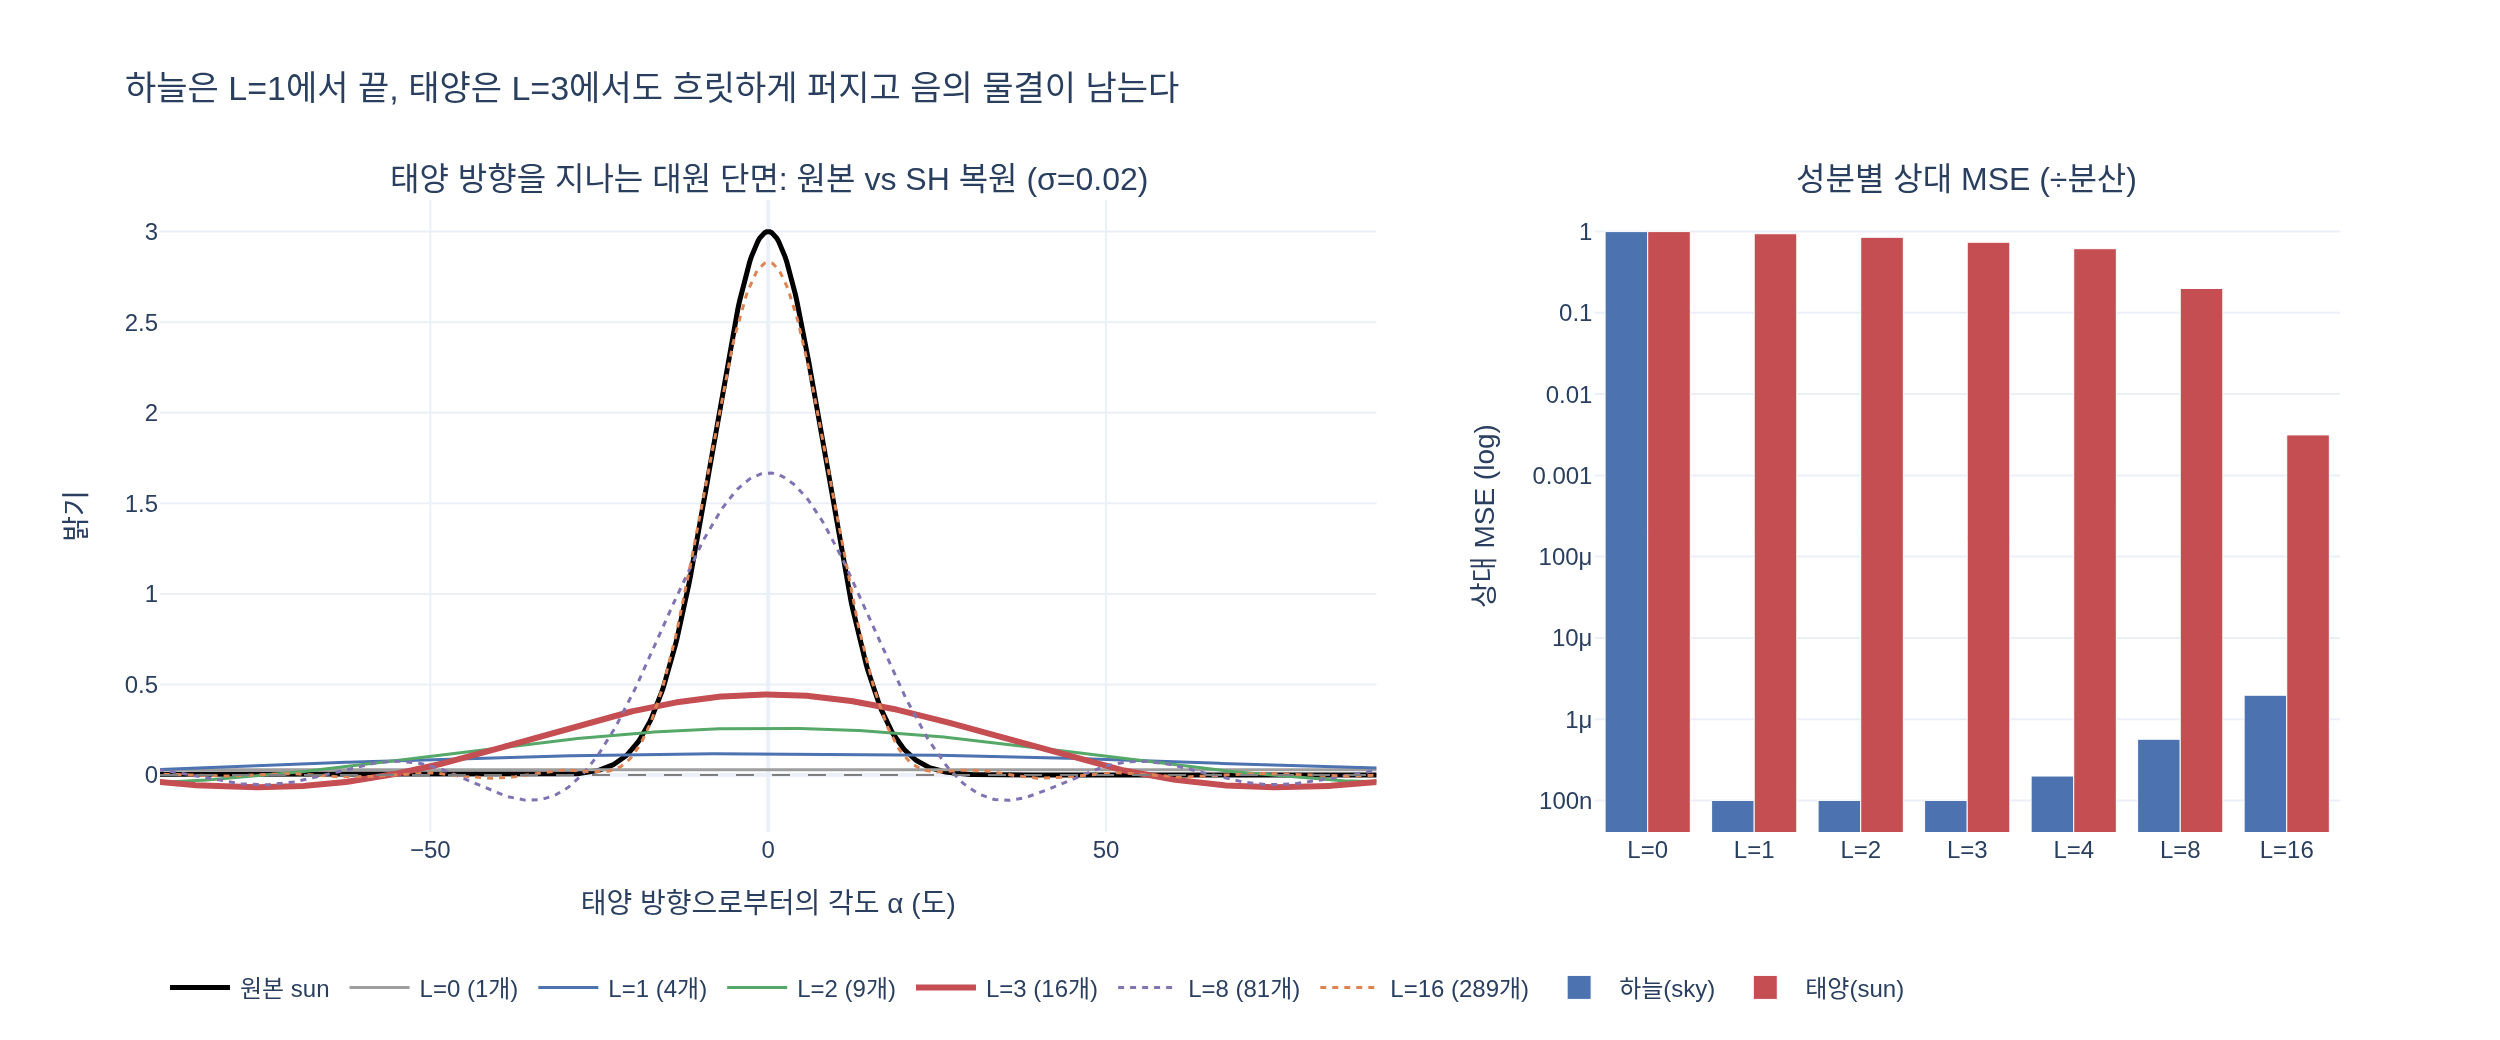

Source code (Python):
# ---
# jupyter:
#   jupytext:
#     formats: py:percent
#     text_representation:
#       extension: .py
#       format_name: percent
#   kernelspec:
#     display_name: Python 3 (gsplat)
#     language: python
#     name: python3
# ---

# %% [markdown]
# # 환경 조명을 SH 차수 0~3으로 사영·복원하면 하늘과 태양은 각각 어떻게 되는가?
#
# `sh_walkthrough.py`의 가짜 환경 조명은 **하늘(부드러운 그라디언트) + 태양(좁고 날카로운 봉우리)** 의 합이다.
# 두 성분을 **분리**해서 각각 차수 $L$까지의 SH로 사영·복원하면, 어느 쪽이 저차에서 잘 맞고 어느 쪽이 안 맞는지가
# 수치로 드러난다. 확인할 것은 세 가지다.
#
# 1. 성분별·차수별 구면 MSE 표 — 하늘은 $L=1$이면 거의 완벽, 태양은 $L=3$(16개 계수)에서도 오차가 크다
# 2. 태양 방향을 지나는 대원(great circle) 단면 — 봉우리가 **낮고 넓게 퍼지고**, 주변에 **음의 물결(ringing)** 이 생긴다
# 3. 태양 로브 폭을 바꾸면 "충분한 차수"가 어떻게 달라지는가 — 폭이 좁아질수록 필요한 차수가 급격히 올라간다
#
# 사영은 노트북과 같이 격자 구적으로 계산한다:
# $$c_k = \int_{S^2} f(\mathbf d)\,Y_k(\mathbf d)\,d\Omega \approx \sum_{\text{grid}} f(\mathbf d)\,Y_k(\mathbf d)\,w(\mathbf d),
# \qquad f_L(\mathbf d) = \sum_{k<(L+1)^2} c_k Y_k(\mathbf d)$$
#
# 필요 패키지: numpy, torch, scipy, plotly, kaleido (정적 PNG 저장용)

# %%
import math
import os

import numpy as np
import torch
import torch.nn.functional as F
from scipy.special import sph_harm_y

import plotly.graph_objects as go
from plotly.subplots import make_subplots


def _show(fig):
    try:
        from IPython import get_ipython
        if get_ipython() is not None:  # VSCode 셀/Jupyter에서만 렌더링
            fig.show()
    except ImportError:
        pass


DEVICE = "cpu"                       # CUDA 초기화 편차를 피하려고 CPU 고정
torch.manual_seed(0)
torch.set_printoptions(precision=4, sci_mode=False, linewidth=120)
HERE = os.path.dirname(os.path.abspath(__file__)) if "__file__" in globals() else os.getcwd()

# ---- sh_walkthrough.py에서 그대로 가져온 함수들 ------------------------------------------------
C0 = 0.28209479177387814             # Y₀⁰ = 1/(2√π)


def sh_bases(dirs: torch.Tensor, degree: int) -> torch.Tensor:
    """단위 방향 dirs[..., 3] → SH 기저값 [..., (degree+1)²]  (gsplat 규약, degree ≤ 3)."""
    x, y, z = dirs.unbind(-1)
    out = [torch.full_like(x, C0)]
    if degree >= 1:
        c = 0.4886025119029199
        out += [-c * y, c * z, -c * x]
    if degree >= 2:
        c1, c2, c3 = 1.0925484305920792, 0.31539156525252005, 0.5462742152960396
        out += [c1 * x * y, -c1 * y * z, c2 * (3 * z * z - 1), -c1 * x * z, c3 * (x * x - y * y)]
    if degree >= 3:
        c1, c2, c3, c4, c5 = 0.5900435899266435, 2.890611442640554, 0.4570457994644658, 0.3731763325901154, 1.445305721320277
        out += [-c1 * y * (3 * x * x - y * y), c2 * x * y * z, -c3 * y * (5 * z * z - 1), c4 * z * (5 * z * z - 3),
                -c3 * x * (5 * z * z - 1), c5 * z * (x * x - y * y), -c1 * x * (x * x - 3 * y * y)]
    return torch.stack(out, dim=-1)


def sphere_grid(n_theta: int = 128, n_phi: int = 256, device=DEVICE):
    """구면을 (θ, φ) 격자로 덮는 방향 d[nθ,nφ,3]와 적분 가중치 w = sinθ dθ dφ (Σw ≈ 4π)."""
    theta = (torch.arange(n_theta, device=device) + 0.5) * math.pi / n_theta
    phi = (torch.arange(n_phi, device=device) + 0.5) * 2 * math.pi / n_phi - math.pi
    th, ph = torch.meshgrid(theta, phi, indexing="ij")
    d = torch.stack([th.sin() * ph.cos(), th.sin() * ph.sin(), th.cos()], dim=-1)
    w = th.sin() * (math.pi / n_theta) * (2 * math.pi / n_phi)
    return d, w


def project_to_sh(f_vals: torch.Tensor, bases: torch.Tensor, w: torch.Tensor) -> torch.Tensor:
    """f_vals[nθ,nφ,D], bases[nθ,nφ,K], w[nθ,nφ] → 계수 [K, D]   (c_k = ∫ f Y_k dΩ)"""
    return torch.einsum("abk,abd,ab->kd", bases, f_vals, w)


def reconstruct(coeffs: torch.Tensor, bases: torch.Tensor, degree: int) -> torch.Tensor:
    """계수 [K,D]와 기저 [...,K]로 차수 degree까지만 써서 복원 → [..., D]"""
    K = (degree + 1) ** 2
    return torch.einsum("...k,kd->...d", bases[..., :K], coeffs[:K])


# ---- 비교용: 3차를 넘는 차수까지 실수 SH를 scipy로 만든다 -------------------------------------------
def sh_bases_any(dirs: torch.Tensor, degree: int) -> torch.Tensor:
    """임의 차수의 실수 정규직교 SH [..., (degree+1)²]. m>0: √2·Re(Y_ℓ^m), m<0: √2·Im(Y_ℓ^|m|), m=0: Re(Y_ℓ^0).
    부호 규약은 gsplat과 다를 수 있으나 같은 공간을 펼치는 정규직교 기저이므로 사영·복원 결과(MSE)는 동일하다."""
    d = dirs.detach().cpu().numpy().astype(np.float64)
    theta = np.arccos(np.clip(d[..., 2], -1, 1))          # 극각
    phi = np.arctan2(d[..., 1], d[..., 0])                # 방위각
    cols = []
    for l in range(degree + 1):
        for m in range(-l, l + 1):
            Y = sph_harm_y(l, abs(m), theta, phi)         # scipy ≥1.15: (n, m, θ_polar, φ_azimuth)
            if m == 0:
                cols.append(Y.real)
            elif m > 0:
                cols.append(math.sqrt(2) * Y.real)
            else:
                cols.append(math.sqrt(2) * Y.imag)
    return torch.tensor(np.stack(cols, axis=-1), dtype=torch.float32, device=dirs.device)


dirs, w = sphere_grid()
L_MAX = 16
B_all = sh_bases_any(dirs, L_MAX)                          # [nθ, nφ, 289]
B3 = sh_bases(dirs, 3)                                    # gsplat 규약 16개 (교차 검증용)

gram = torch.einsum("abi,abj,ab->ij", B_all, B_all, w)
print("scipy 기저 개수:", B_all.shape[-1], " Gram−I 최대 차이:", (gram - torch.eye(B_all.shape[-1])).abs().max().item())
# 두 기저가 같은 공간을 펼치는지: ℓ≤3 부분공간의 사영 연산자가 같은가
P_g = torch.einsum("abk,cdk->abcd", B3, B3)[0, 0]         # 한 방향에서의 재생핵 K(d0, d)
P_s = torch.einsum("abk,cdk->abcd", B_all[..., :16], B_all[..., :16])[0, 0]
print("ℓ≤3 재생핵(gsplat 기저 vs scipy 기저) 최대 차이:", (P_g - P_s).abs().max().item())
# 출력: scipy 기저 개수: 289  Gram−I 최대 차이: 0.00085   (float32 격자 구적 오차 수준)
# 출력: ℓ≤3 재생핵(gsplat 기저 vs scipy 기저) 최대 차이: 2.7e-06   → 두 기저는 같은 부분공간을 펼친다

# %% [markdown]
# ## 1. 하늘과 태양을 분리해서 사영하기
#
# 노트북의 `env_radiance`의 R 채널은 $0.25 + 0.35\,\text{sky}(\mathbf d) + 3.0\,\text{sun}(\mathbf d)$ 이다.
# 여기서
# $$\text{sky}(\mathbf d) = \tfrac12 (d_z + 1), \qquad \text{sun}(\mathbf d) = \exp\!\Big(-\frac{1 - \mathbf d\cdot\mathbf s}{\sigma}\Big),\ \ \sigma = 0.02$$
#
# - **sky는 $d_z$의 1차식** → 정확히 $\ell\le1$ 안에 들어 있다. $L=1$이면 오차가 0이어야 한다.
# - **sun은 $\mathbf d\cdot\mathbf s$의 지수함수** → 모든 차수에 성분이 퍼져 있다. 로브가 좁을수록($\sigma$ 작을수록) 고차 비중이 크다.
#
# 오차는 구면 평균 MSE와, 함수 자체의 분산으로 나눈 **상대 MSE**(1.0 = DC만 쓴 것과 같은 수준) 두 가지로 본다.

# %%
SUN_DIR = F.normalize(torch.tensor([0.5, 0.3, 0.8]), dim=0)


def sky_part(d):
    return 0.25 + 0.35 * 0.5 * (d[..., 2] + 1)


def sun_part(d, sigma=0.02, amp=3.0):
    return amp * torch.exp(-(1 - d @ SUN_DIR) / sigma)


def sphere_mean(v):
    return (v * w).sum() / w.sum()


def mse_table(f_vals, degrees):
    """f_vals[nθ,nφ] → {L: (MSE, 상대MSE)}"""
    coeffs = project_to_sh(f_vals[..., None], B_all, w)                   # [289, 1]
    var = sphere_mean((f_vals - sphere_mean(f_vals)) ** 2).item()
    out = {}
    for L in degrees:
        rec = reconstruct(coeffs, B_all, L)[..., 0]
        mse = sphere_mean((rec - f_vals) ** 2).item()
        out[L] = (mse, mse / var)
    return out


DEGREES = [0, 1, 2, 3, 4, 8, 16]
f_sky, f_sun = sky_part(dirs), sun_part(dirs)
f_env = f_sky + f_sun
tabs = {"하늘(sky)": mse_table(f_sky, DEGREES), "태양(sun)": mse_table(f_sun, DEGREES), "합(env R채널)": mse_table(f_env, DEGREES)}

print(f"{'성분':<14}" + "".join(f"{'L=' + str(L):>12}" for L in DEGREES))
print(f"{'(계수 개수)':<14}" + "".join(f"{(L + 1) ** 2:>12}" for L in DEGREES))
for name, t in tabs.items():
    print(f"{name:<14}" + "".join(f"{t[L][0]:>12.5f}" for L in DEGREES) + "   ← MSE")
    print(f"{'':<14}" + "".join(f"{t[L][1]:>12.4f}" for L in DEGREES) + "   ← 상대 MSE (÷분산)")
# 출력:
# 성분               L=0      L=1      L=2      L=3      L=4      L=8     L=16
# (계수 개수)           1        4        9       16       25       81      289
# 하늘(sky)      0.01021  0.00000  0.00000  0.00000  0.00000  0.00000  0.00000   ← MSE
#                1.0000   0.0000   0.0000   0.0000   0.0000   0.0000   0.0000   ← 상대 MSE
# 태양(sun)      0.04410  0.04151  0.03752  0.03258  0.02717  0.00880  0.00014   ← MSE
#                1.0000   0.9412   0.8508   0.7387   0.6160   0.1996   0.0031   ← 상대 MSE
# 합(env R채널)  0.06262  0.04151  0.03752  0.03258  0.02717  0.00880  0.00014   ← MSE (L≥1에서는 태양 오차만 남는다)
#                1.0000   0.6628   0.5991   0.5202   0.4338   0.1405   0.0022   ← 상대 MSE

# %% [markdown]
# 하늘은 $L=1$에서 오차가 부동소수 수준으로 떨어진다(정확히 1차 다항식이니까). 태양은 $L=3$에서도 상대 오차가 절반 넘게 남고,
# $L=16$(289개 계수)에 가서야 눈에 띄게 줄어든다. 3DGS가 쓰는 16개 계수로는 태양 봉우리의 에너지 대부분을 담지 못한다는 뜻이다.
#
# ## 2. 태양 방향을 지나는 대원 단면 — 퍼짐과 음의 물결
#
# 태양 방향 $\mathbf s$와 그에 수직인 $\mathbf u$로 대원 $\mathbf d(\alpha) = \cos\alpha\,\mathbf s + \sin\alpha\,\mathbf u$ 를 만들고
# 원본 $f$와 복원 $f_L$을 $\alpha$에 대해 그린다. 확인할 수치는
# - **봉우리 높이** $f_L(\mathbf s)$ vs $f(\mathbf s)=3.0$ → 얼마나 낮아졌나
# - **반치폭(FWHM)** → 얼마나 넓게 퍼졌나
# - **최솟값** $\min_\alpha f_L$ → 원본은 항상 $\ge 0$인데 복원은 음수가 나오면 ringing

# %%
u = F.normalize(torch.linalg.cross(SUN_DIR, torch.tensor([0.0, 0.0, 1.0])), dim=0)     # s에 수직
alpha = torch.linspace(-math.pi, math.pi, 1441)
circle = alpha[:, None].cos() * SUN_DIR + alpha[:, None].sin() * u                      # [n, 3]
Bc = sh_bases_any(circle, L_MAX)                                                        # 대원 위 기저
coeffs_sun = project_to_sh(f_sun[..., None], B_all, w)                                  # [289, 1]
f_sun_c = sun_part(circle)


def fwhm_deg(y):
    """봉우리(α=0) 기준 반치폭(도). 음수 바닥은 0으로 보고 계산."""
    half = y.max() / 2
    above = (y >= half).nonzero().squeeze(-1)
    return math.degrees((alpha[above.max()] - alpha[above.min()]).item())


curves = {}
print(f"{'':>8}{'봉우리 f_L(s)':>14}{'FWHM(도)':>10}{'최솟값':>10}{'음수 영역 비율':>14}")
print(f"{'원본':>8}{f_sun_c.max().item():>14.3f}{fwhm_deg(f_sun_c):>10.1f}{f_sun_c.min().item():>10.4f}{0.0:>14.3f}")
for L in [0, 1, 2, 3, 8, 16]:
    y = reconstruct(coeffs_sun, Bc, L)[..., 0]
    curves[L] = y
    neg_frac = (y < 0).float().mean().item()
    print(f"{'L=' + str(L):>8}{y[720].item():>14.3f}{fwhm_deg(y):>10.1f}{y.min().item():>10.4f}{neg_frac:>14.3f}")

# 구면 전체에서의 음수 비율(면적 가중)도 확인
rec3 = reconstruct(coeffs_sun, B_all, 3)[..., 0]
print(f"\nL=3 복원의 구면 전체 최솟값 = {rec3.min().item():.4f}  (원본 최솟값 = {f_sun.min().item():.2e})")
print(f"L=3 복원에서 값이 음수인 구면 면적 비율 = {sphere_mean((rec3 < 0).float()).item():.3f}")
# 출력:
#            봉우리 f_L(s)  FWHM(도)    최솟값  음수 영역 비율
#   원본          3.000      19.0    0.0000       0.000
#   L=0           0.030     360.0    0.0300       0.000   ← 평균값만 남는다(상수)
#   L=1           0.118     141.0   -0.0582       0.390
#   L=2           0.259      89.0   -0.0498       0.333
#   L=3           0.445      65.5   -0.1031       0.440   ← 3DGS의 16개: 높이 15%, 폭 3.4배, 음수 골
#   L=8           1.668      30.5   -0.1397       0.432
#   L=16          2.831      20.0   -0.0181       0.404
#
# L=3 복원의 구면 전체 최솟값 = -0.1030  (원본 최솟값 = 1.14e-43)
# L=3 복원에서 값이 음수인 구면 면적 비율 = 0.462

# %% [markdown]
# 원본 태양은 반치폭 약 19°의 뾰족한 봉우리(높이 3.0)다. $L=3$ 복원은 봉우리가 **높이 0.45(원본의 15%)로 낮아지고 반치폭은 65°로 3.4배 퍼진다**.
# 그리고 봉우리 바깥에서 **최솟값이 음수**가 되어 원본에는 없는 어두운 고리(ringing)가 생긴다 —
# 이것이 3DGS가 색 평가 뒤 `clamp_min(0)`을 붙이는 이유 중 하나다.
# 유한 차수의 SH 절단은 구면 위의 **저역 통과 필터**이고, 날카로운 입력을 통과시키면 1D 푸리에의 Gibbs 현상과 같은 것이 나타난다.
#
# ## 3. 태양 로브 폭 $\sigma$ 를 바꾸면 필요한 차수는?
#
# $\text{sun}(\mathbf d)=\exp(-(1-\mathbf d\cdot\mathbf s)/\sigma)$ 의 각 반경은 대략 $\sqrt{2\sigma}$ rad. $\sigma$를 0.005~0.5로 바꾸며
# "상대 MSE가 5% 미만이 되는 최소 차수"를 찾는다. 구면 위에서 각 크기 $\Delta\theta$의 특징을 표현하려면 대략
# $\ell \gtrsim \pi/\Delta\theta$ 가 필요하다는 경험 법칙과 비교해 보자.

# %%
SIGMAS = [0.005, 0.02, 0.05, 0.1, 0.2, 0.5]
THRESH = 0.05
print(f"{'σ':>7}{'각반경(도)':>10}" + "".join(f"{'L=' + str(L):>8}" for L in DEGREES) + f"{'  상대MSE<5% 최소 L':>20}")
width_rows = []
for s in SIGMAS:
    t = mse_table(sun_part(dirs, sigma=s), list(range(L_MAX + 1)))
    need = next((L for L in range(L_MAX + 1) if t[L][1] < THRESH), None)
    ang = math.degrees(math.sqrt(2 * s))
    width_rows.append((s, ang, need))
    print(f"{s:>7.3f}{ang:>10.1f}" + "".join(f"{t[L][1]:>8.3f}" for L in DEGREES) + f"{('L=' + str(need)) if need is not None else '>16':>20}")
# 출력:
#       σ  각반경(도)    L=0    L=1    L=2    L=3    L=4    L=8   L=16   상대MSE<5% 최소 L
#   0.005       5.7  1.000  0.985  0.961  0.928  0.887  0.670  0.236          >16
#   0.020      11.5  1.000  0.941  0.851  0.739  0.616  0.200  0.003         L=12   ← 노트북의 태양
#   0.050      18.1  1.000  0.858  0.664  0.465  0.294  0.018  0.000          L=7
#   0.100      25.6  1.000  0.730  0.434  0.211  0.085  0.000  0.000          L=5
#   0.200      36.2  1.000  0.520  0.182  0.045  0.008  0.000  0.000          L=3   ← 16개 계수로 충분한 최소 폭
#   0.500      57.3  1.000  0.194  0.019  0.001  0.000  0.000  0.000          L=2

# %% [markdown]
# 로브가 넓어질수록($\sigma\uparrow$) 필요한 차수가 뚝 떨어진다. $\sigma=0.5$(각반경 약 57°)면 $L=2$로 충분하고 $\sigma=0.2$(약 36°)가 $L=3$로 되는 경계다.
# 노트북의 $\sigma=0.02$(약 11°)는 $L=12$(169개 계수)는 되어야 오차 5% 아래로 내려간다 — $L=3$로는 한참 부족하다. 즉 **16개 계수는 "각 크기 수십 도 이상의 부드러운 변화"까지가 한계**이며,
# 이것이 3DGS가 3차에서 멈추는 이유이자 거울 반사 같은 날카로운 시점 의존성을 잘 못 그리는 이유다.
#
# ## 4. 그림으로 확인

# %%
fig = make_subplots(rows=1, cols=2, column_widths=[0.62, 0.38],
                    subplot_titles=("태양 방향을 지나는 대원 단면: 원본 vs SH 복원 (σ=0.02)",
                                    "성분별 상대 MSE (÷분산)"))
deg = alpha.numpy() * 180 / math.pi
fig.add_trace(go.Scatter(x=deg, y=f_sun_c.numpy(), name="원본 sun", line=dict(color="black", width=2.5)), row=1, col=1)
palette = {0: "#9e9e9e", 1: "#4c72b0", 2: "#55a868", 3: "#c44e52", 8: "#8172b2", 16: "#dd8452"}
for L, y in curves.items():
    fig.add_trace(go.Scatter(x=deg, y=y.numpy(), name=f"L={L} ({(L + 1) ** 2}개)",
                             line=dict(color=palette[L], width=3 if L == 3 else 1.5, dash="solid" if L <= 3 else "dot")),
                  row=1, col=1)
fig.add_hline(y=0, line=dict(color="gray", width=1, dash="dash"), row=1, col=1)
fig.update_xaxes(title_text="태양 방향으로부터의 각도 α (도)", range=[-90, 90], row=1, col=1)
fig.update_yaxes(title_text="밝기", row=1, col=1)

for name, color in [("하늘(sky)", "#4c72b0"), ("태양(sun)", "#c44e52")]:
    fig.add_trace(go.Bar(x=[f"L={L}" for L in DEGREES], y=[max(tabs[name][L][1], 1e-7) for L in DEGREES],
                         name=name, marker_color=color), row=1, col=2)
fig.update_yaxes(type="log", title_text="상대 MSE (log)", row=1, col=2)
fig.update_layout(title="하늘은 L=1에서 끝, 태양은 L=3에서도 흐릿하게 퍼지고 음의 물결이 남는다",
                  width=1250, height=520, barmode="group", legend=dict(orientation="h", y=-0.2),
                  template="plotly_white")
_show(fig)
png_path = os.path.join(HERE, "expy.png")
fig.write_image(png_path, scale=2)
print("저장:", png_path)
# 출력: 저장: <hint dir>/expy.png   (막대의 하늘 L≥1 값은 log 축 표시용 하한 1e-7로 클램프한 것 — 실제로는 ≈0)

# %% [markdown]
# ## 정리
#
# | | 하늘(sky) | 태양(sun, σ=0.02) |
# |---|---|---|
# | 함수의 성질 | $d_z$의 1차식 → $\ell\le1$에 완전히 포함 | $\mathbf d\cdot\mathbf s$의 좁은 지수 로브 → 모든 차수에 에너지 분산 |
# | $L=0$ | 평균만 (상대 MSE 1.0) | 평균만 — 태양이 사라지고 구면 전체가 옅게 밝아짐 |
# | $L=1$ | **오차 ≈ 0** (정확) | 봉우리가 아주 넓고 낮은 언덕으로 |
# | $L=3$ (3DGS 16개) | 오차 ≈ 0 | 봉우리 높이 15%, 반치폭 3.4배, 구면의 46%가 **음수(ringing)** |
# | 상대 오차 5% 미만에 필요한 차수 | 1 | 12 (169개 계수) |
#
# 답: **하늘의 부드러운 그라디언트는 낮은 차수에서 금방 맞지만, 태양처럼 좁고 날카로운 봉우리는 16개 계수로는
# 흐릿하게 퍼지고 그 주변에 음의 물결(ringing)이 생긴다.**
